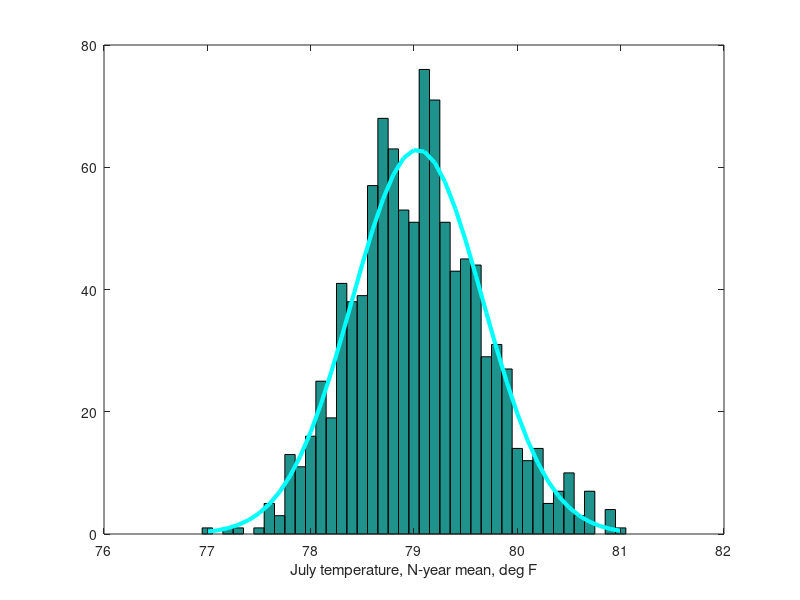

This figure's MATLAB source:
%% week2_S20

% safety first
close all
clear all

%% ex 1. rolling a die N times, take average = M
%        repeat K sets of this calculation
N = 30;
K = 1000; 
data = randi(6,[N K]);

% calculate sample mean
M = mean(data,1);
mu = mean(M);
disp(['mean of M is ;',num2str(mu)]);

% calculate SE
SE = 1.7/sqrt(N);
disp(['SE is ;',num2str(SE)]);

% look at the distribution
figure(1);
hist(M,2:.1:5);
xlabel('value of M');
x=2:.1:5;
f=1/(sqrt(2*pi)*SE)*exp(-1/2*((x-mu)/SE).^2);
hold on;
plot(x,f*K*.1,'c-','linewidth',3);
hold off;

%% Project 2 
% Randomly select N years from the past 140 years of ATL temperature
% Take the average = M, repeat this K times

clear all
close all

% reset parameters here
N=10;
K=1000;

load atlanta_temperature.mat;
for n=1:K
    data=Jul(randi(140,[N 1]));
    M(n)=mean(data);
end

% calculate sample mean
mu = mean(Jul);
disp(['mean of M is ;',num2str(mean(M))]);
disp(['population mean is ;',num2str(mu)]);

% calculate SE
SE = std(Jul)/sqrt(N);
disp(['SE is ;',num2str(SE)]);

% look at the distribution
figure(1);
hist(M,77:.1:81);
xlabel('July temperature, N-year mean, deg F');
x=77:.1:81;
f=1/(sqrt(2*pi)*SE)*exp(-1/2*((x-mu)/SE).^2);
hold on;
plot(x,f*K*.1,'c-','linewidth',3);
hold off;





